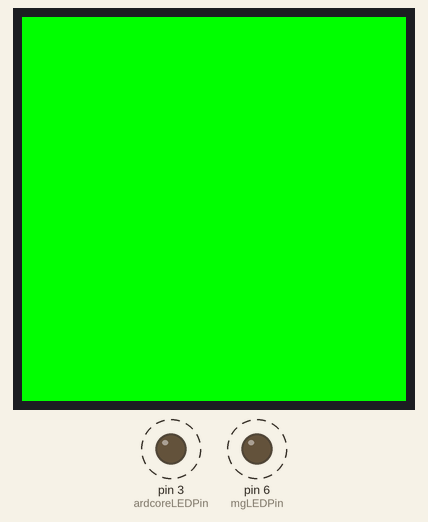
This sketch was run on a simulated Arduino Uno, built with avr-gcc and run on an emulated ATmega328P. On the bench: 128×128 colour display, output pins drawn as LEDs (lit = HIGH). Dashed ring = blinking. What the sketch prints to the serial monitor is not drawn.

Above: at 0.1 s.
Timing chart, 0 to 3.0 s (numbered marks = the images above):
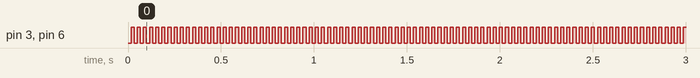

Measured:
- by itself, pin 3 (ardcoreLEDPin), pin 6 (mgLEDPin): alternates HIGH for 0.02 s and LOW for 0.02 s

The sketch:

kumquat.ino
```cpp
/**
* Board Type: Mini Gorille CV Graphic / Arduino UNO
* Description: Alternate Firmware
*/

// Pins
#define screen_MOSI_pin                 17
#define screen_MISO_pin                 '?'
#define sck 19
#define screen_externalCLock_pin        19 // ???
#define screen_internalCLockSelect_pin  19 // ???
#define screen_DataCommand_pin          14
#define screen_Reset_pin                15
#define screen_OLEDChipSelect_pin       16
#define screen_ReadWrite_pin            '?'


#define mgLEDPin      6
#define ardcoreLEDPin 3

// Colors
#define	BLACK           0x0000
#define	BLUE            0x001F
#define	RED             0xF800
#define	GREEN           0x07E0

#include <Adafruit_GFX.h>
#include <Adafruit_SSD1351.h>
#include <SPI.h>

// Option 1: use any pins but a little slower
Adafruit_SSD1351 tft = Adafruit_SSD1351(
  screen_OLEDChipSelect_pin,
  screen_DataCommand_pin,
  screen_MOSI_pin,
  sck,
  screen_Reset_pin);

void setup() {
  Serial.begin(9600);
  Serial.println("setup complete");
  tft.begin();
  pinMode(ardcoreLEDPin, OUTPUT);
  pinMode(mgLEDPin, OUTPUT);
}

void loop() {
  tft.fillScreen(RED);
  digitalWrite(mgLEDPin, HIGH);
  digitalWrite(ardcoreLEDPin, HIGH);
  tft.fillScreen(GREEN);
  digitalWrite(mgLEDPin, LOW);
  digitalWrite(ardcoreLEDPin, LOW);
//  tft.fillScreen(BLUE);
}
```
